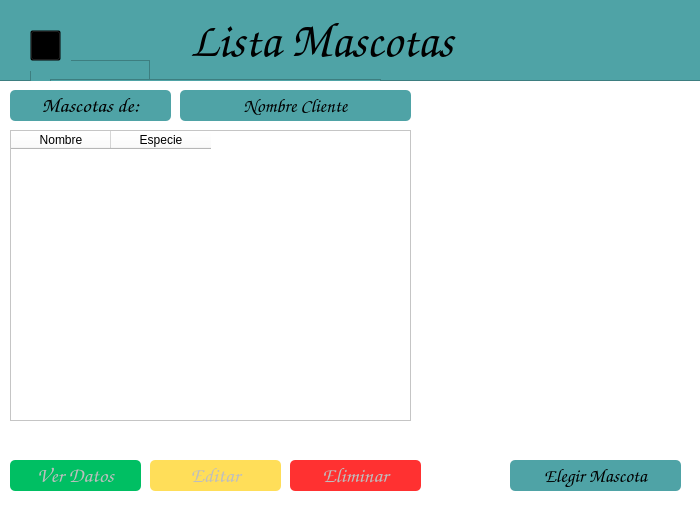
<?xml version="1.0" encoding="UTF-8"?>
<ui version="4.0">
 <class>mainWindow</class>
 <widget class="QMainWindow" name="mainWindow">
  <property name="geometry">
   <rect>
    <x>0</x>
    <y>0</y>
    <width>700</width>
    <height>509</height>
   </rect>
  </property>
  <property name="sizePolicy">
   <sizepolicy hsizetype="Preferred" vsizetype="Preferred">
    <horstretch>0</horstretch>
    <verstretch>0</verstretch>
   </sizepolicy>
  </property>
  <property name="windowTitle">
   <string>Clinica CVI</string>
  </property>
  <property name="styleSheet">
   <string notr="true">alternate-background-color: rgb(255, 255, 255);</string>
  </property>
  <widget class="QWidget" name="centralwidget">
   <widget class="QFrame" name="frame">
    <property name="geometry">
     <rect>
      <x>-10</x>
      <y>0</y>
      <width>711</width>
      <height>511</height>
     </rect>
    </property>
    <property name="minimumSize">
     <size>
      <width>711</width>
      <height>511</height>
     </size>
    </property>
    <property name="maximumSize">
     <size>
      <width>711</width>
      <height>511</height>
     </size>
    </property>
    <property name="sizeIncrement">
     <size>
      <width>10000</width>
      <height>10000</height>
     </size>
    </property>
    <property name="cursor">
     <cursorShape>ArrowCursor</cursorShape>
    </property>
    <property name="styleSheet">
     <string notr="true">background-color: rgb(255, 255, 255);</string>
    </property>
    <property name="frameShape">
     <enum>QFrame::StyledPanel</enum>
    </property>
    <property name="frameShadow">
     <enum>QFrame::Raised</enum>
    </property>
    <widget class="QLabel" name="label">
     <property name="geometry">
      <rect>
       <x>20</x>
       <y>90</y>
       <width>161</width>
       <height>31</height>
      </rect>
     </property>
     <property name="font">
      <font>
       <family>Comic Sans MS</family>
       <pointsize>16</pointsize>
       <weight>50</weight>
       <bold>false</bold>
      </font>
     </property>
     <property name="styleSheet">
      <string notr="true">background-color: rgb(79, 163, 166);
border-radius: 5px;</string>
     </property>
     <property name="text">
      <string>Mascotas de:</string>
     </property>
     <property name="alignment">
      <set>Qt::AlignCenter</set>
     </property>
    </widget>
    <widget class="QFrame" name="frame_2">
     <property name="geometry">
      <rect>
       <x>-10</x>
       <y>-20</y>
       <width>721</width>
       <height>101</height>
      </rect>
     </property>
     <property name="styleSheet">
      <string notr="true">background-color: rgb(79, 163, 166);</string>
     </property>
     <property name="frameShape">
      <enum>QFrame::StyledPanel</enum>
     </property>
     <property name="frameShadow">
      <enum>QFrame::Raised</enum>
     </property>
     <widget class="QFrame" name="frame_3">
      <property name="geometry">
       <rect>
        <x>50</x>
        <y>80</y>
        <width>120</width>
        <height>80</height>
       </rect>
      </property>
      <property name="frameShape">
       <enum>QFrame::StyledPanel</enum>
      </property>
      <property name="frameShadow">
       <enum>QFrame::Raised</enum>
      </property>
     </widget>
     <widget class="QFrame" name="frame_4">
      <property name="geometry">
       <rect>
        <x>70</x>
        <y>99</y>
        <width>331</width>
        <height>51</height>
       </rect>
      </property>
      <property name="frameShape">
       <enum>QFrame::StyledPanel</enum>
      </property>
      <property name="frameShadow">
       <enum>QFrame::Raised</enum>
      </property>
     </widget>
     <widget class="QLabel" name="label_9">
      <property name="geometry">
       <rect>
        <x>210</x>
        <y>40</y>
        <width>341</width>
        <height>41</height>
       </rect>
      </property>
      <property name="font">
       <font>
        <family>Comic Sans MS</family>
        <pointsize>36</pointsize>
       </font>
      </property>
      <property name="cursor">
       <cursorShape>ForbiddenCursor</cursorShape>
      </property>
      <property name="text">
       <string>Lista Mascotas</string>
      </property>
     </widget>
     <widget class="QLabel" name="label_3">
      <property name="geometry">
       <rect>
        <x>30</x>
        <y>40</y>
        <width>61</width>
        <height>51</height>
       </rect>
      </property>
      <property name="text">
       <string/>
      </property>
      <property name="pixmap">
       <pixmap>../imagenes/Atras.png</pixmap>
      </property>
     </widget>
     <widget class="QPushButton" name="btnAtras">
      <property name="geometry">
       <rect>
        <x>50</x>
        <y>50</y>
        <width>31</width>
        <height>31</height>
       </rect>
      </property>
      <property name="cursor">
       <cursorShape>PointingHandCursor</cursorShape>
      </property>
      <property name="focusPolicy">
       <enum>Qt::StrongFocus</enum>
      </property>
      <property name="styleSheet">
       <string notr="true">background-color: rgba(0,0,0,0);</string>
      </property>
      <property name="text">
       <string/>
      </property>
     </widget>
    </widget>
    <widget class="QPushButton" name="BtnAtras">
     <property name="enabled">
      <bool>false</bool>
     </property>
     <property name="geometry">
      <rect>
       <x>20</x>
       <y>460</y>
       <width>131</width>
       <height>31</height>
      </rect>
     </property>
     <property name="font">
      <font>
       <family>Comic Sans MS</family>
       <pointsize>16</pointsize>
       <weight>50</weight>
       <bold>false</bold>
      </font>
     </property>
     <property name="cursor">
      <cursorShape>PointingHandCursor</cursorShape>
     </property>
     <property name="styleSheet">
      <string notr="true">background-color: rgb(0, 191, 99);
border-radius: 5px;</string>
     </property>
     <property name="text">
      <string>Ver Datos</string>
     </property>
     <property name="checkable">
      <bool>false</bool>
     </property>
    </widget>
    <widget class="QLabel" name="label_logo">
     <property name="geometry">
      <rect>
       <x>420</x>
       <y>110</y>
       <width>291</width>
       <height>311</height>
      </rect>
     </property>
     <property name="font">
      <font>
       <family>Comic Sans MS</family>
       <pointsize>16</pointsize>
      </font>
     </property>
     <property name="text">
      <string/>
     </property>
     <property name="pixmap">
      <pixmap>../imagenes/Logo-removebg-preview.png</pixmap>
     </property>
    </widget>
    <widget class="QPushButton" name="btnAvanzar">
     <property name="enabled">
      <bool>true</bool>
     </property>
     <property name="geometry">
      <rect>
       <x>520</x>
       <y>460</y>
       <width>171</width>
       <height>31</height>
      </rect>
     </property>
     <property name="font">
      <font>
       <family>Comic Sans MS</family>
       <pointsize>14</pointsize>
      </font>
     </property>
     <property name="cursor">
      <cursorShape>PointingHandCursor</cursorShape>
     </property>
     <property name="styleSheet">
      <string notr="true">background-color: rgb(79, 163, 166);
border-radius: 5px;</string>
     </property>
     <property name="text">
      <string>Elegir Mascota</string>
     </property>
     <property name="checkable">
      <bool>false</bool>
     </property>
    </widget>
    <widget class="QPushButton" name="BtnAtras_2">
     <property name="enabled">
      <bool>false</bool>
     </property>
     <property name="geometry">
      <rect>
       <x>160</x>
       <y>460</y>
       <width>131</width>
       <height>31</height>
      </rect>
     </property>
     <property name="font">
      <font>
       <family>Comic Sans MS</family>
       <pointsize>16</pointsize>
       <weight>50</weight>
       <bold>false</bold>
      </font>
     </property>
     <property name="cursor">
      <cursorShape>PointingHandCursor</cursorShape>
     </property>
     <property name="styleSheet">
      <string notr="true">background-color: rgb(255, 222, 89);
border-radius: 5px;</string>
     </property>
     <property name="text">
      <string>Editar</string>
     </property>
     <property name="checkable">
      <bool>false</bool>
     </property>
    </widget>
    <widget class="QPushButton" name="BtnAtras_3">
     <property name="enabled">
      <bool>false</bool>
     </property>
     <property name="geometry">
      <rect>
       <x>300</x>
       <y>460</y>
       <width>131</width>
       <height>31</height>
      </rect>
     </property>
     <property name="font">
      <font>
       <family>Comic Sans MS</family>
       <pointsize>16</pointsize>
      </font>
     </property>
     <property name="cursor">
      <cursorShape>PointingHandCursor</cursorShape>
     </property>
     <property name="styleSheet">
      <string notr="true">background-color: rgb(255, 49, 49);
border-radius: 5px;</string>
     </property>
     <property name="text">
      <string>Eliminar</string>
     </property>
     <property name="checkable">
      <bool>false</bool>
     </property>
    </widget>
    <widget class="QTableWidget" name="tableWidget">
     <property name="geometry">
      <rect>
       <x>20</x>
       <y>130</y>
       <width>401</width>
       <height>291</height>
      </rect>
     </property>
     <column>
      <property name="text">
       <string>Nombre</string>
      </property>
     </column>
     <column>
      <property name="text">
       <string>Especie</string>
      </property>
     </column>
    </widget>
    <widget class="QLabel" name="nCliente">
     <property name="geometry">
      <rect>
       <x>190</x>
       <y>90</y>
       <width>231</width>
       <height>31</height>
      </rect>
     </property>
     <property name="font">
      <font>
       <family>Comic Sans MS</family>
       <pointsize>14</pointsize>
       <weight>50</weight>
       <bold>false</bold>
      </font>
     </property>
     <property name="styleSheet">
      <string notr="true">background-color: rgb(79, 163, 166);
border-radius: 5px;</string>
     </property>
     <property name="text">
      <string>Nombre Cliente</string>
     </property>
     <property name="alignment">
      <set>Qt::AlignCenter</set>
     </property>
    </widget>
    <zorder>frame_2</zorder>
    <zorder>label</zorder>
    <zorder>BtnAtras</zorder>
    <zorder>label_logo</zorder>
    <zorder>btnAvanzar</zorder>
    <zorder>BtnAtras_2</zorder>
    <zorder>BtnAtras_3</zorder>
    <zorder>tableWidget</zorder>
    <zorder>nCliente</zorder>
   </widget>
  </widget>
 </widget>
 <tabstops>
  <tabstop>BtnAtras</tabstop>
 </tabstops>
 <resources>
  <include location="logo.qrc"/>
 </resources>
 <connections/>
</ui>
